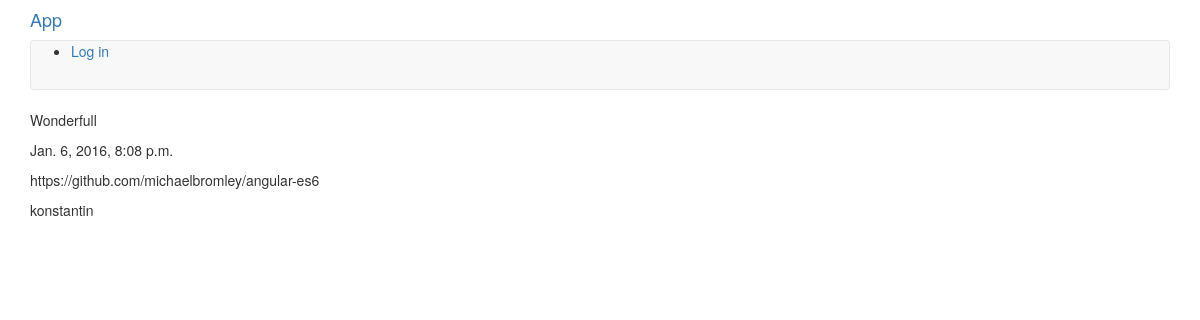
/1/, run on the app's committed database.
### blat/models.py (models this page shows, shortened)
class Blat(models.Model):
    text = models.TextField()
    created_on = models.DateTimeField(auto_now_add=True)
    via = models.URLField(blank=True)
    created_by = models.ForeignKey(User)

### blat/views.py (the view)
# urls.py: url(r'^(?P<pk>[0-9]+)/$', views.DetailView.as_view(), name='detail'),
class DetailView(generic.DetailView):
    model = Blat
    template_name = 'blat/detail.html'
    context_object_name = 'blat'

### blat/templates/blat/detail.html
{% extends 'blat/head.html' %}
{% block content %}
    <p>{{ blat.text }}</p>
    <p>{{ blat.created_on }}</p>
    <p>{{ blat.via }}</p>
    <p>{{ blat.created_by }}</p>
{% endblock %}

### data on the page
Blat: text "Wonderfull", created_on "Jan. 6, 2016, 8:08 p.m.", via "https://github.com/michaelbromley/angular-es6", created_by "konstantin"
